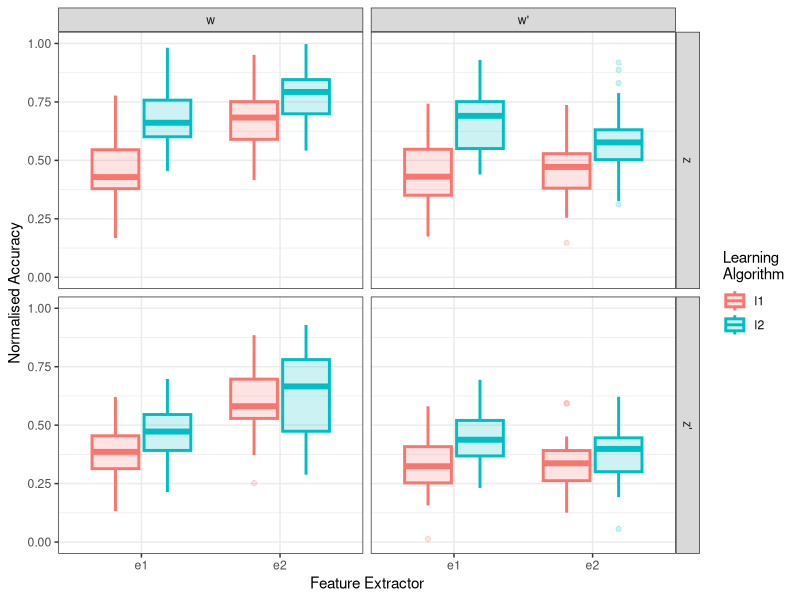

Here is the R script that generated this plot:
## ---- chunk 1
if (!require(tidyverse)) {
  install.packages('tidyverse')
  library(tidyverse)
}
if (!require(lme4))
  install.packages('lme4')
if (!require(lmerTest))
  install.packages('lmerTest')
## ---- chunk 2
set.seed(1986)
## ---- chunk 3
get_mean <- function(x, l, k, z, w,
                     x_num=2, l_num=2, k_num=2) {
  x <- x / (x_num - 1)
  l <- l / (l_num - 1)
  k <- k / (k_num - 1)
  the_mean <- ((x+1)*0.3 + ((l+1)*0.15)+0.1 + (l*(1-x))*0.1 -
    (z)*0.1 - (z*l)*0.1 - (w*x)*0.3 - (z*w)*0.05)*(1 - k*0.01)
  max(0.25, min(0.90, the_mean))
}
## ---- chunk 4
x_num <- 2
l_num <- 2
k_num <- 40
z_num <- 2
w_num <- 2
## ---- chunk 5
(measurements <-
  as_tibble(
    expand.grid(
      X=0:(x_num-1),
      L=0:(l_num-1),
      K=0:(k_num-1),
      Z=0:(z_num-1),
      W=0:(w_num-1)
    )
  ) %>%
  rowwise() %>%
  mutate(
    feat_ext=paste0('e', X+1),
    learn_alg=paste0('l', L+1),
    conf_1=ifelse(Z==1, "z'", "z"),
    conf_2=ifelse(W==1, "w'", "w"),
    samp=as.character(K+1),
    mean_acc = get_mean(X, L, K, Z, W),
    acc=truncnorm::rtruncnorm(
      n(),
      a=0,
      b=1,
      mean=mean_acc,
      sd=0.1)) %>%
  select(samp, everything(), -c(1:5), -mean_acc) %>%
  arrange(samp))
## ---- chunk 6
measurements %>%
    ggplot() +
    geom_boxplot(aes(x=feat_ext, y=acc, color=learn_alg, fill=learn_alg),
               alpha=0.2, size=1) +
    facet_grid(rows=vars(conf_1), cols=vars(conf_2)) +
    coord_cartesian(ylim=c(0,1)) +
    labs(x='Feature Extractor', y='Normalised Accuracy') +
    scale_color_discrete(name='Learning\nAlgorithm') +
    scale_fill_discrete(name='Learning\nAlgorithm') +
    theme_bw()
## ---- chunk 7
model <- acc ~ learn_alg*feat_ext*conf_1 + learn_alg*feat_ext*conf_2 + 
  conf_1*conf_2 + (1 | samp)
## ---- chunk 8
linear_fit <- lmerTest::lmer(
  model,
  data=measurements)
## ---- chunk 9
summary(linear_fit)
## ---- chunk 10
logistic_fit <- lme4::glmer(
  model,
  family="binomial",
  data=measurements,
  control=lme4::glmerControl(optimizer="bobyqa",
                            optCtrl=list(maxfun=1e6)))
## ---- chunk 11
summary(logistic_fit)
